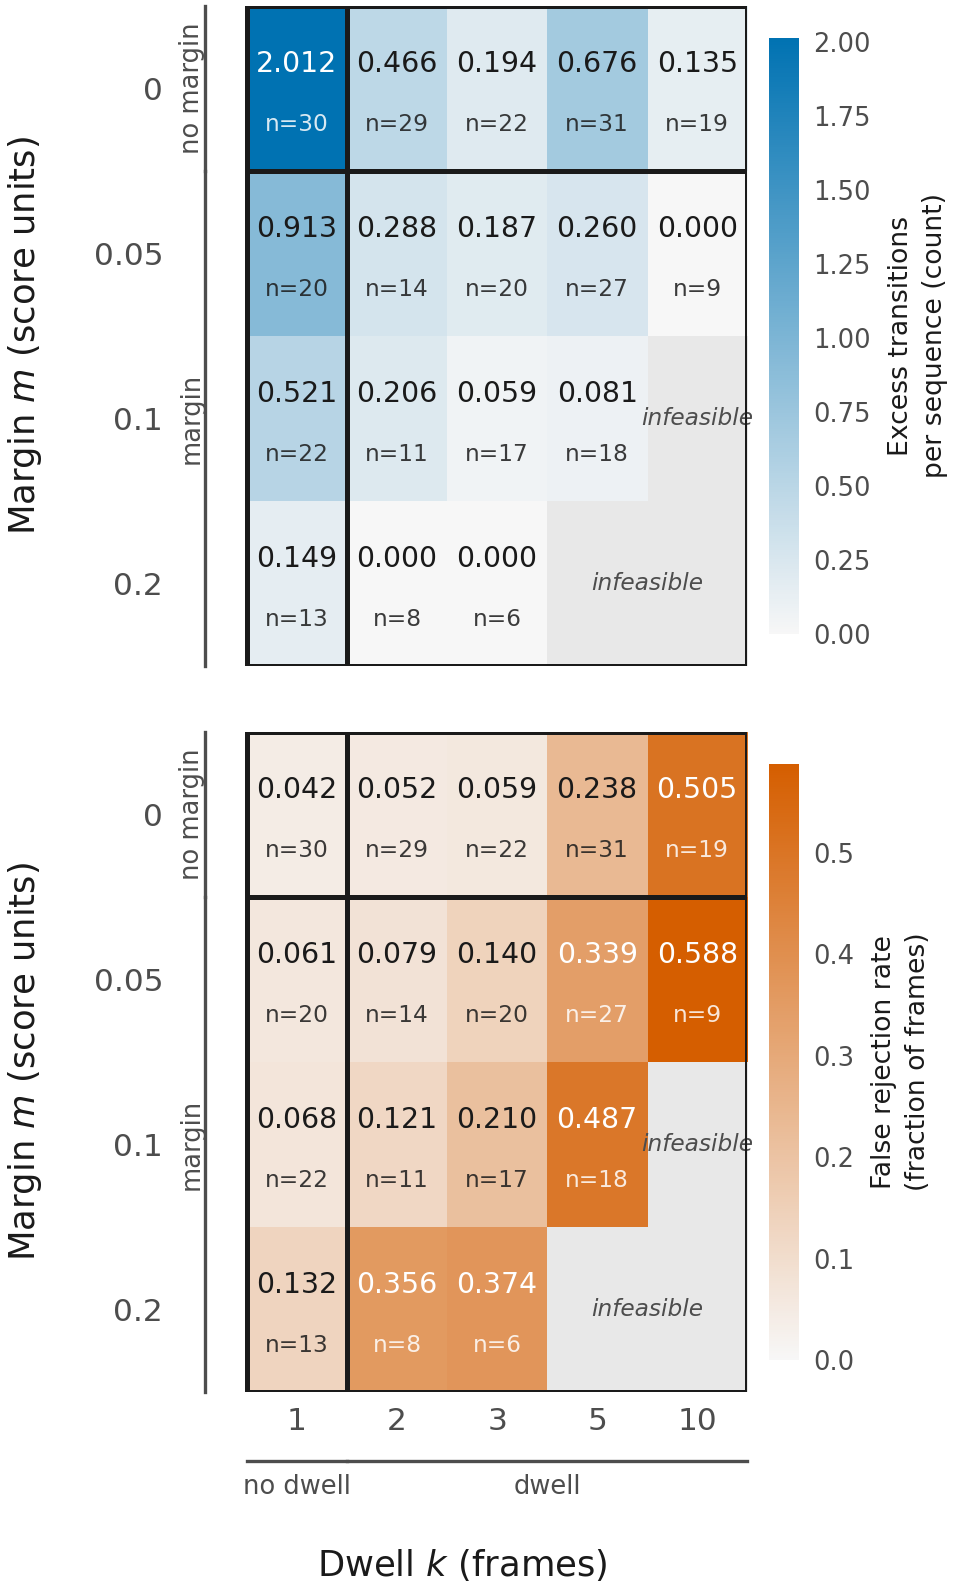

Recreate this plot in Python.
"""Figure 1: factorial response surface at target FAR 0.05.

Two single-hue heat maps over margin m (rows) x dwell k (columns): excess transitions
per sequence, and FRR. Every cell annotated with its value (3 dp) and the number of
participants for whom that cell had a feasible calibration operating point. Cells with
no feasible operating point (absent from response_surface.csv) are greyed and labelled.

Source: analysis/factorial/response_surface.csv, rows with target == 0.05. Read only.
"""
import os, sys, json
import numpy as np, pandas as pd
import matplotlib.pyplot as plt
from matplotlib.patches import Rectangle
sys.path.insert(0, os.path.dirname(os.path.abspath(__file__)))
from _style import (apply_style, save, ANALYSIS, CMAP_EXCESS, CMAP_FRR, INFEASIBLE,
                    INK, INK2, OI, CELL_CLASS_DISPLAY)

apply_style()
R = pd.read_csv(os.path.join(ANALYSIS, 'factorial', 'response_surface.csv'))
d = R[R.target == 0.05].copy()

MARGINS = [0.0, 0.05, 0.1, 0.2]        # rows
DWELLS = [1, 2, 3, 5, 10]              # columns
checks = []

def grid_of(col):
    G = np.full((len(MARGINS), len(DWELLS)), np.nan)
    N = np.full((len(MARGINS), len(DWELLS)), np.nan)
    for i, m in enumerate(MARGINS):
        for j, k in enumerate(DWELLS):
            r = d[(np.isclose(d.margin, m)) & (d.dwell == k)]
            if len(r) == 1:
                G[i, j] = float(r[col].iloc[0]); N[i, j] = int(r.n_users_feasible.iloc[0])
            elif len(r) > 1:
                raise SystemExit(f'duplicate cell m={m} k={k}')
    return G, N

Ge, Ne = grid_of('excess_transitions')
Gf, Nf = grid_of('FRR')
assert np.array_equal(np.isnan(Ge), np.isnan(Gf)), 'feasibility differs between panels'
n_infeasible = int(np.isnan(Ge).sum())
checks.append(('fig1 cells present at FAR 0.05', f'{len(d)} of 20', ''))
checks.append(('fig1 infeasible (greyed) cells', f'{n_infeasible}', ''))
checks.append(('fig1 n_users_feasible range', f'{int(np.nanmin(Ne))}-{int(np.nanmax(Ne))}', ''))

# Stacked, not side by side: a 4x5 grid annotated with a value and an n per cell
# cannot be read at single-column width if two of them share the width.
fig, axes = plt.subplots(2, 1, figsize=(3.45, 5.5), sharex=True)
fig.subplots_adjust(hspace=0.10, left=0.215, right=0.815, top=0.985, bottom=0.145)
panels = [(axes[0], Ge, Ne, CMAP_EXCESS, 'Excess transitions\nper sequence (count)'),
          (axes[1], Gf, Nf, CMAP_FRR, 'False rejection rate\n(fraction of frames)')]

for pi, (ax, G, N, cmap, cblab) in enumerate(panels):
    masked = np.ma.masked_invalid(G)
    cmap = cmap.copy(); cmap.set_bad(INFEASIBLE)
    im = ax.imshow(masked, cmap=cmap, aspect='auto', origin='upper',
                   vmin=0, vmax=float(np.nanmax(G)))
    # Label each contiguous RUN of infeasible cells once. One label per cell makes
    # adjacent labels abut and read as a single word.
    for i in range(len(MARGINS)):
        j = 0
        while j < len(DWELLS):
            if np.isnan(G[i, j]):
                j2 = j
                while j2 + 1 < len(DWELLS) and np.isnan(G[i, j2 + 1]):
                    j2 += 1
                ax.text((j + j2) / 2, i, 'infeasible', ha='center', va='center',
                        fontsize=5.6, color=INK2, style='italic')
                j = j2 + 1
            else:
                j += 1
    for i in range(len(MARGINS)):
        for j in range(len(DWELLS)):
            if np.isnan(G[i, j]):
                continue
            # ink colour chosen by cell darkness so the label always reads
            freq = G[i, j] / max(float(np.nanmax(G)), 1e-12)
            col = 'white' if freq > 0.55 else INK
            ax.text(j, i - 0.15, f'{G[i, j]:.3f}', ha='center', va='center',
                    fontsize=6.8, color=col)
            ax.text(j, i + 0.22, f'n={int(N[i, j])}', ha='center', va='center',
                    fontsize=5.6, color=col, alpha=0.85)
    ax.set_xticks(range(len(DWELLS))); ax.set_xticklabels(DWELLS)
    ax.set_yticks(range(len(MARGINS))); ax.set_yticklabels([f'{m:g}' for m in MARGINS])
    ax.set_ylabel('Margin $m$ (score units)')
    ax.yaxis.set_label_coords(-0.235, 0.5)
    for sp in ax.spines.values():
        sp.set_visible(False)
    ax.tick_params(length=0)
    cb = fig.colorbar(im, ax=ax, fraction=0.048, pad=0.035)
    cb.outline.set_visible(False); cb.ax.tick_params(labelsize=6.2, length=0)
    cb.set_label(cblab, fontsize=6.4, linespacing=1.4)
    # The four cell classes are the quadrants of (margin = 0 vs > 0) x (dwell = 1 vs > 1).
    # Outline them, then name the two factor levels in brackets OUTSIDE the axes, so the
    # four class names never collide with cell values.
    for (r0, c0, nr, nc) in [(0, 0, 1, 1), (0, 1, 1, 4), (1, 0, 3, 1), (1, 1, 3, 4)]:
        ax.add_patch(Rectangle((c0 - 0.5, r0 - 0.5), nc, nr, fill=False,
                               edgecolor=INK, lw=1.2, zorder=5))
    # margin factor-level bracket, drawn outside the axes
    for (y0, y1, lab) in [(-0.5, 0.5, 'no margin'), (0.5, 3.5, 'margin')]:
        ax.plot([-0.92, -0.92], [y0, y1], color=INK2, lw=0.8, clip_on=False)
        ax.text(-1.05, (y0 + y1) / 2, lab, ha='center', va='center', rotation=90,
                fontsize=6.2, color=INK2, clip_on=False)

# dwell factor-level bracket, once, under the shared x axis
ax = axes[1]
# x in data units, y in axes fractions, so the bracket clears the tick labels
tr = ax.get_xaxis_transform()
for (x0, x1, lab) in [(-0.5, 0.5, 'no dwell'), (0.5, 4.5, 'dwell')]:
    ax.plot([x0, x1], [-0.105, -0.105], transform=tr, color=INK2, lw=0.8, clip_on=False)
    ax.text((x0 + x1) / 2, -0.125, lab, transform=tr, ha='center', va='top',
            fontsize=6.2, color=INK2, clip_on=False)
ax.set_xlabel('Dwell $k$ (frames)')
ax.xaxis.set_label_coords(0.5, -0.235)

save(fig, 'fig1_factorial_surface')
json.dump([dict(check=c, value=v, note=n) for c, v, n in checks],
          open(os.path.join(os.path.dirname(os.path.abspath(__file__)), '_fig1_checks.json'), 'w'), indent=2)
for c, v, n in checks:
    print(f'  CHECK {c}: {v}')
